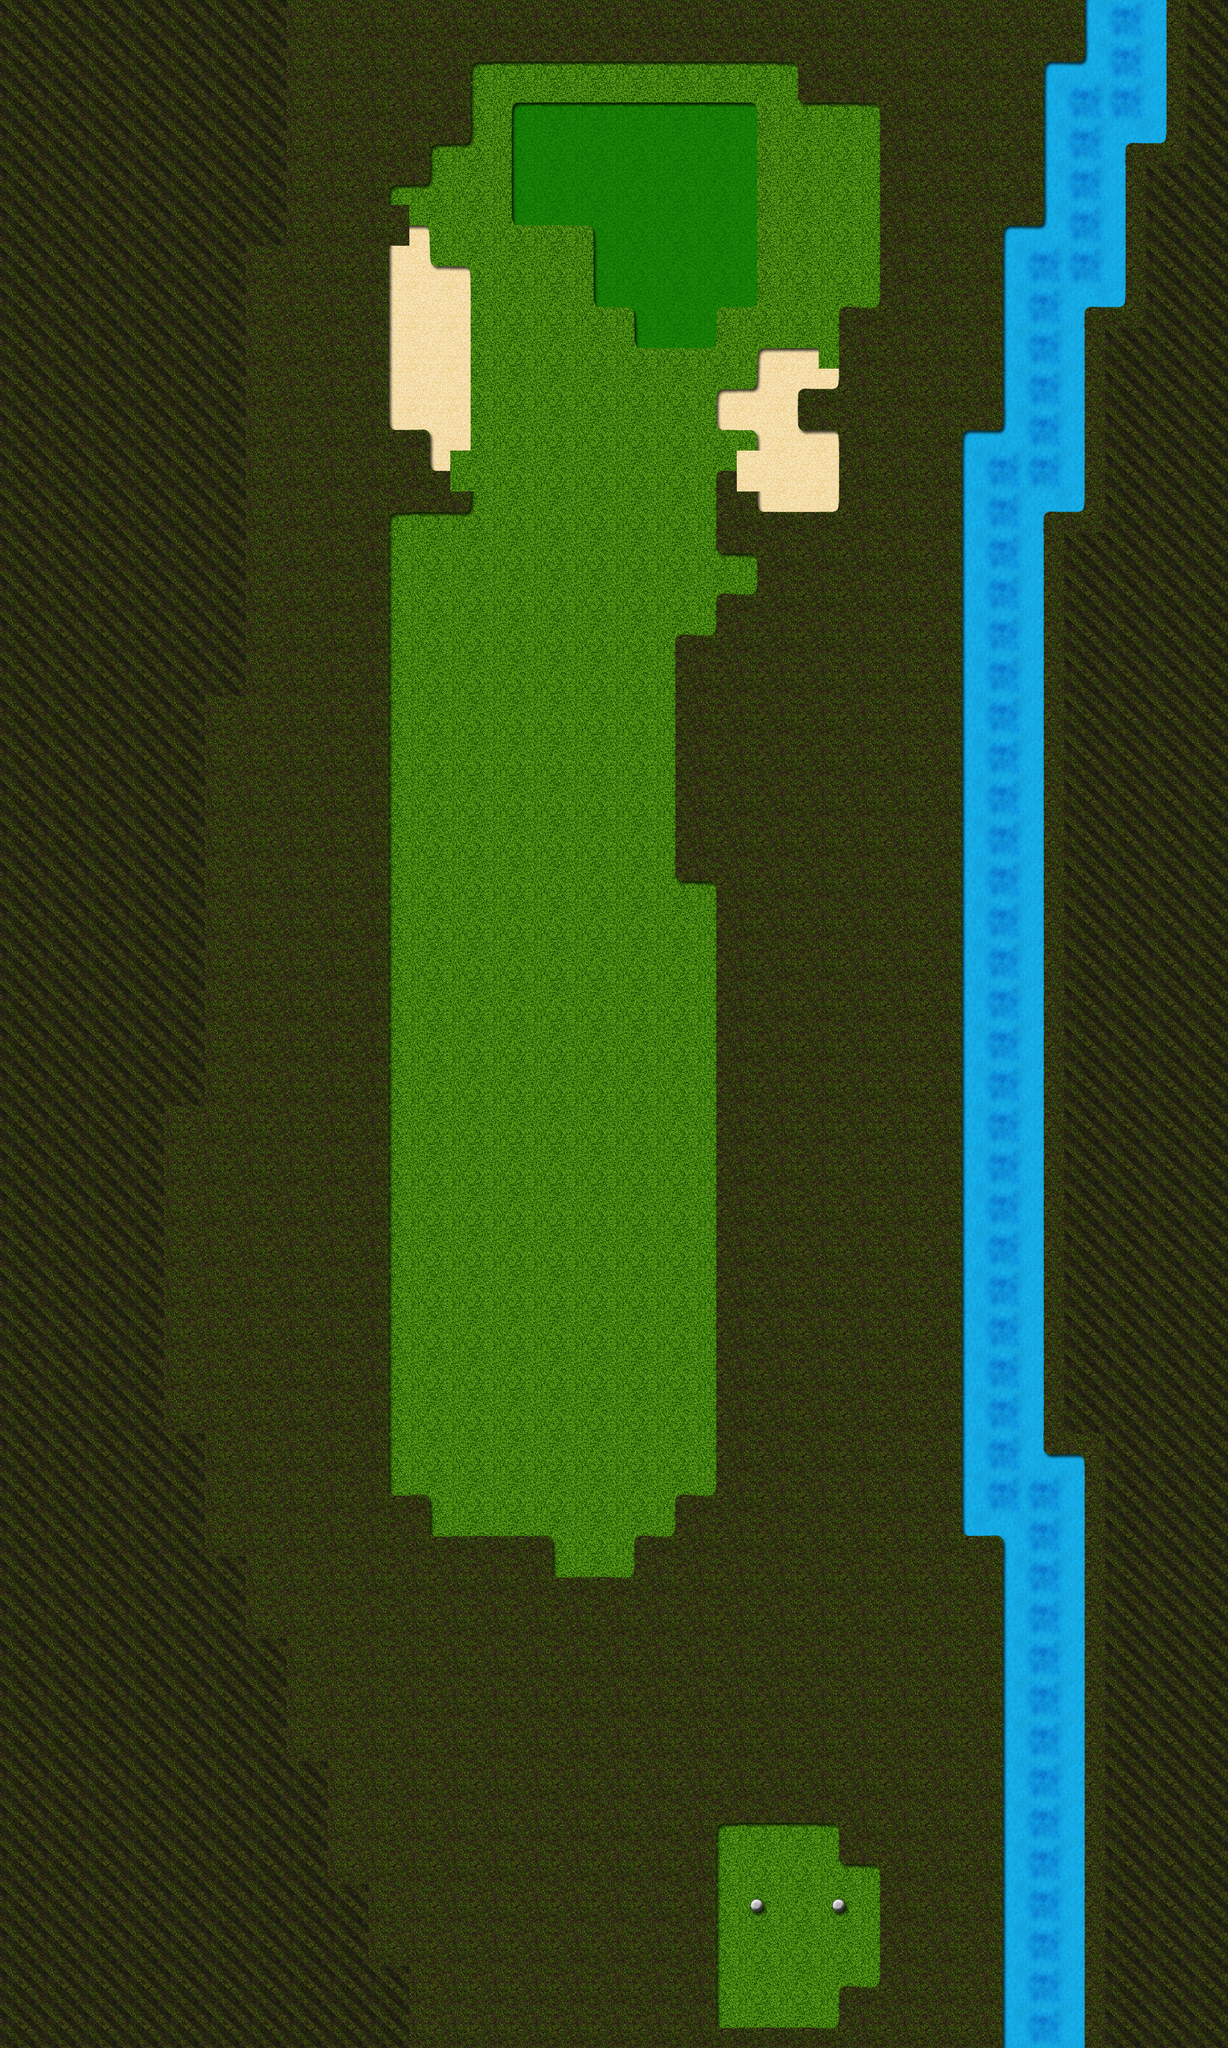

Below is a game level as drawn by its tile map, then a one-line description and the .tmx that defines it (tile-layer data replaced by summaries):
An orthogonal 30x50 tile map with 64x64 px tiles, 1 tile layer (Tile Layer 1), 2 tilesets and 44 objects (Hole, Tee).

<map version="1.0" orientation="orthogonal" width="30" height="50" tilewidth="64" tileheight="64">
 <tileset firstgid="1" name="Golf" tilewidth="64" tileheight="64">
  <image source="tilemap.png" width="1024" height="1024" />
  <terraintypes>
   <terrain name="Rough" tile="0" />
   <terrain name="Fairway" tile="1" />
   <terrain name="Green" tile="16" />
   <terrain name="Bunker" tile="17" />
   <terrain name="Water" tile="19" />
  </terraintypes>
  <tile id="0" terrain="0,0,0,0" />
  <tile id="1" terrain="1,1,1,1" />
  <tile id="4" terrain="1,2,1,2" />
  <tile id="5" terrain="2,1,2,1" />
  <tile id="6" terrain="1,1,1,2" />
  <tile id="7" terrain="1,1,2,1" />
  <tile id="16" terrain="2,2,2,2" />
  <tile id="17" terrain="3,3,3,3" />
  <tile id="19" terrain="4,4,4,4" />
  <tile id="20" terrain="2,2,1,1" />
  <tile id="21" terrain="1,1,2,2" />
  <tile id="22" terrain="1,2,1,1" />
  <tile id="23" terrain="2,1,1,1" />
  <tile id="32" terrain="1,1,1,3" />
  <tile id="33" terrain="1,1,3,1" />
  <tile id="34" terrain="3,3,3,1" />
  <tile id="35" terrain="3,3,1,3" />
  <tile id="44" terrain="1,3,1,3" />
  <tile id="45" terrain="3,1,3,1" />
  <tile id="46" terrain="1,1,1,4" />
  <tile id="47" terrain="1,1,4,1" />
  <tile id="48" terrain="1,3,1,1" />
  <tile id="49" terrain="3,1,1,1" />
  <tile id="50" terrain="3,1,3,3" />
  <tile id="51" terrain="1,3,3,3" />
  <tile id="60" terrain="3,3,1,1" />
  <tile id="61" terrain="1,1,3,3" />
  <tile id="62" terrain="1,4,1,1" />
  <tile id="63" terrain="4,1,1,1" />
  <tile id="64" terrain="4,4,4,1" />
  <tile id="65" terrain="4,4,1,4" />
  <tile id="74" terrain="1,4,1,4" />
  <tile id="75" terrain="4,1,4,1" />
  <tile id="76" terrain="0,0,0,1" />
  <tile id="77" terrain="0,0,1,0" />
  <tile id="78" terrain="1,1,1,0" />
  <tile id="79" terrain="1,1,0,1" />
  <tile id="80" terrain="4,1,4,4" />
  <tile id="81" terrain="1,4,4,4" />
  <tile id="90" terrain="4,4,1,1" />
  <tile id="91" terrain="1,1,4,4" />
  <tile id="92" terrain="0,1,0,0" />
  <tile id="93" terrain="1,0,0,0" />
  <tile id="94" terrain="1,0,1,1" />
  <tile id="95" terrain="0,1,1,1" />
  <tile id="104" terrain="0,1,0,1" />
  <tile id="105" terrain="1,0,1,0" />
  <tile id="106" terrain="3,3,3,0" />
  <tile id="107" terrain="3,3,0,3" />
  <tile id="108" terrain="0,0,0,3" />
  <tile id="109" terrain="0,0,3,0" />
  <tile id="120" terrain="1,1,0,0" />
  <tile id="121" terrain="0,0,1,1" />
  <tile id="122" terrain="3,0,3,3" />
  <tile id="123" terrain="0,3,3,3" />
  <tile id="124" terrain="0,3,0,0" />
  <tile id="125" terrain="3,0,0,0" />
  <tile id="134" terrain="0,3,0,3" />
  <tile id="135" terrain="3,0,3,0" />
  <tile id="136" terrain="0,0,0,4" />
  <tile id="137" terrain="0,0,4,0" />
  <tile id="138" terrain="4,4,4,0" />
  <tile id="139" terrain="4,4,0,4" />
  <tile id="150" terrain="3,3,0,0" />
  <tile id="151" terrain="0,0,3,3" />
  <tile id="152" terrain="0,4,0,0" />
  <tile id="153" terrain="4,0,0,0" />
  <tile id="154" terrain="4,0,4,4" />
  <tile id="155" terrain="0,4,4,4" />
  <tile id="164" terrain="0,4,0,4" />
  <tile id="165" terrain="4,0,4,0" />
  <tile id="166" terrain="2,2,2,1" />
  <tile id="167" terrain="2,2,1,2" />
  <tile id="180" terrain="4,4,0,0" />
  <tile id="181" terrain="0,0,4,4" />
  <tile id="182" terrain="2,1,2,2" />
  <tile id="183" terrain="1,2,2,2" />
 </tileset>
 <tileset firstgid="257" name="Trees" tilewidth="256" tileheight="256">
  <image source="tree_tiles.png" width="512" height="512" />
 </tileset>
 <layer name="Tile Layer 1" width="30" height="50">
  <data>[1500 cells, 1500 non-empty, 56 distinct tile ids]</data>
 </layer>
 <objectgroup name="Object Layer 1" width="30" height="50">
  <object name="Hole" x="923" y="228">
   <ellipse />
  </object>
  <object name="Tee" x="1246" y="2983">
   <ellipse />
  </object>
 </objectgroup>
 <objectgroup name="Object Layer 2" width="30" height="50">
  <object gid="257" x="178" y="276" />
  <object gid="257" x="-43" y="719" />
  <object gid="257" x="166" y="1119" />
  <object gid="257" x="2" y="1492" />
  <object gid="257" x="196" y="2046" />
  <object gid="257" x="-40" y="2434" />
  <object gid="257" x="239" y="3022" />
  <object gid="257" x="1711" y="3204" />
  <object gid="257" x="1693" y="2349" />
  <object gid="257" x="1599" y="1886" />
  <object gid="257" x="1648" y="1243" />
  <object gid="257" x="1757" y="610" />
  <object gid="257" x="1190" y="1404" />
  <object gid="257" x="1233" y="2713" />
  <object gid="258" x="33" y="3195" />
  <object gid="258" x="196" y="2713" />
  <object gid="258" x="8" y="2116" />
  <object gid="258" x="133" y="1761" />
  <object gid="258" x="-16" y="1134" />
  <object gid="258" x="130" y="661" />
  <object gid="258" x="14" y="267" />
  <object gid="258" x="1714" y="934" />
  <object gid="258" x="1651" y="1573" />
  <object gid="258" x="1724" y="2622" />
  <object gid="258" x="1136" y="1943" />
  <object gid="259" x="308" y="3219" />
  <object gid="259" x="24" y="2864" />
  <object gid="259" x="14" y="1867" />
  <object gid="259" x="163" y="1401" />
  <object gid="259" x="69" y="901" />
  <object gid="259" x="30" y="425" />
  <object gid="259" x="1345" y="204" />
  <object gid="259" x="1687" y="2073" />
  <object gid="259" x="1684" y="1086" />
  <object gid="259" x="1702" y="3031" />
  <object gid="260" x="1302" y="2313" />
  <object gid="260" x="366" y="310" />
  <object gid="260" x="272" y="937" />
  <object gid="260" x="36" y="1622" />
  <object gid="260" x="117" y="2367" />
  <object gid="260" x="20" y="2643" />
  <object gid="260" x="417" y="3019" />
 </objectgroup>
</map>